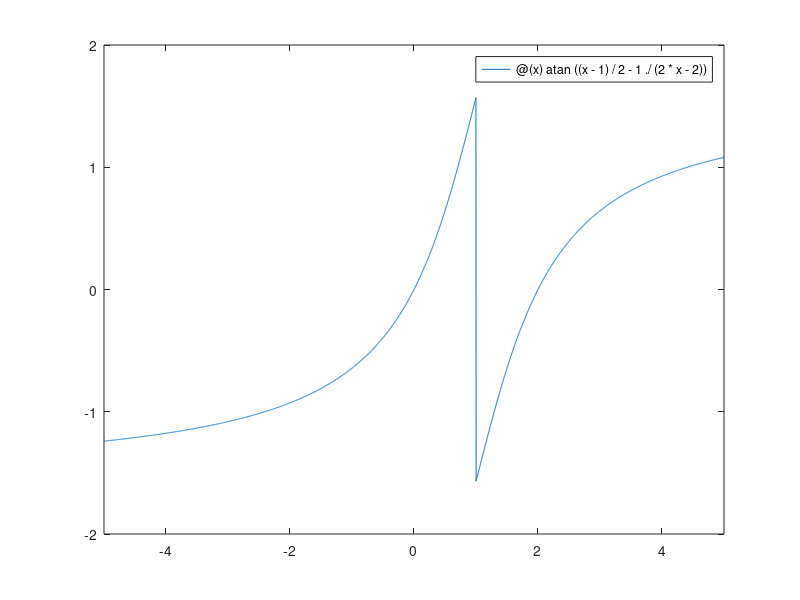

Source code (MATLAB): (Note: this script raises an error after producing the figure.)
fplot(@(x) atan((x-1)/2 - 1./(2*x -2)));

syms x;
y = atan((x-1)/2 - 1./(2*x -2));
lim1Left = limit(y, x, 1, 'left');
lim1Right = limit(y, x, 1,'right');

limPlusInf = limit(y, x, Inf, 'left');
limMinInf = limit(y, x, -Inf, 'Right');

dy = diff(y);

fplot(dy);

fdy = matlabFunction(dy);
fsolve(@(x)fdy(x) - 2, 1.2);
%niet vertrouwen, antwoord fsolve is niet 2 en 1 is geen deel van het
%domein van y'

%check is NaN, dus geen x waar voor y'=2
